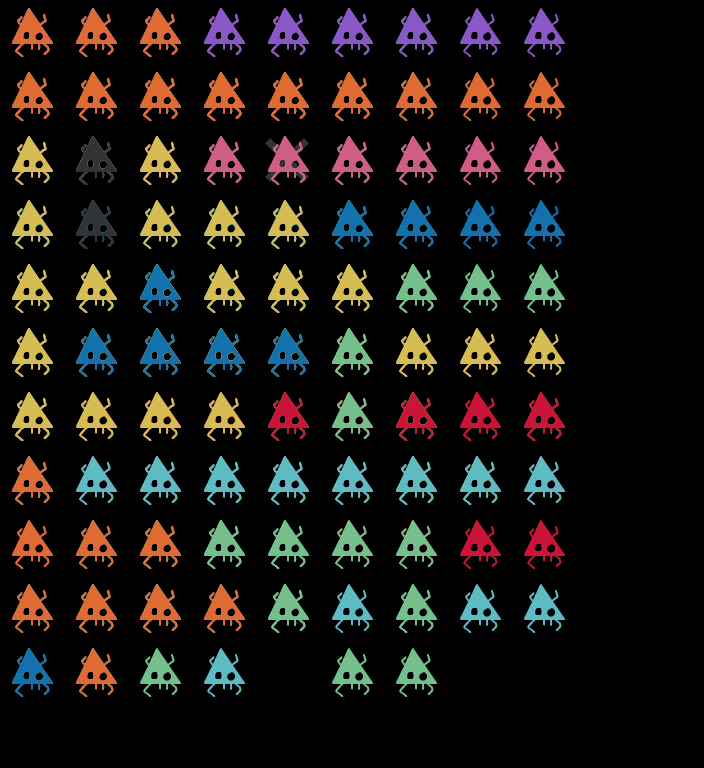

This is a level from a 2D game, rendered from its Tiled map with the project's own tilesets. A one-line summary and the map file follow, with tile-layer data summarised:
An orthogonal 11x12 tile map with 64x64 px tiles, 7 tile layers (Maze, Jump Bug, Spacewar, E.T., ...), 14 hidden layers not drawn.

<map version="1.5" tiledversion="1.7.2" orientation="orthogonal" renderorder="right-down" width="11" height="12" tilewidth="64" tileheight="64" infinite="0" nextlayerid="23" nextobjectid="1">
 <editorsettings>
  <export target="../../www/data/videogames/videogamesLevels2.json" format="json" />
 </editorsettings>
 <properties>
  <property name="description" value="no description here" />
  <property name="sectionName" value="Generation 2" />
 </properties>
 <tileset firstgid="1" source="spadersTileset.tsx" />
 <layer id="9" name="Tetris" width="11" height="12" visible="0">
  <properties>
   <property name="i" type="int" value="7" />
   <property name="j" type="int" value="8" />
   <property name="tier" type="int" value="0" />
  </properties>
  <data>[132 cells, 20 non-empty, 5 distinct tile ids]</data>
 </layer>
 <layer id="13" name="1952 - OXO" width="11" height="12" visible="0">
  <properties>
   <property name="i" type="int" value="11" />
   <property name="j" type="int" value="12" />
   <property name="tier" type="int" value="0" />
  </properties>
  <data>[132 cells, 37 non-empty, 3 distinct tile ids]</data>
 </layer>
 <layer id="22" name="Mouse Trap" width="11" height="12" visible="0">
  <properties>
   <property name="i" type="int" value="11" />
   <property name="j" type="int" value="12" />
   <property name="tier" type="int" value="0" />
  </properties>
  <data>[132 cells, 82 non-empty, 3 distinct tile ids]</data>
 </layer>
 <layer id="14" name="Template" width="11" height="12" visible="0">
  <properties>
   <property name="i" type="int" value="8" />
   <property name="j" type="int" value="11" />
   <property name="tier" type="int" value="0" />
  </properties>
  <data>[132 cells, 0 non-empty, 0 distinct tile ids]</data>
 </layer>
 <layer id="19" name="Pitfall" width="11" height="12" visible="0">
  <properties>
   <property name="i" type="int" value="8" />
   <property name="j" type="int" value="11" />
   <property name="tier" type="int" value="0" />
  </properties>
  <data>[132 cells, 34 non-empty, 4 distinct tile ids]</data>
 </layer>
 <layer id="20" name="Duck Hunt" width="11" height="12" visible="0">
  <properties>
   <property name="i" type="int" value="9" />
   <property name="j" type="int" value="9" />
   <property name="tier" type="int" value="0" />
  </properties>
  <data>[132 cells, 47 non-empty, 4 distinct tile ids]</data>
 </layer>
 <layer id="21" name="Asteroid" width="11" height="12" visible="0">
  <properties>
   <property name="i" type="int" value="5" />
   <property name="j" type="int" value="9" />
   <property name="tier" type="int" value="0" />
  </properties>
  <data>[132 cells, 12 non-empty, 2 distinct tile ids]</data>
 </layer>
 <layer id="16" name="Pong" width="11" height="12" visible="0">
  <properties>
   <property name="i" type="int" value="7" />
   <property name="j" type="int" value="9" />
   <property name="tier" type="int" value="0" />
  </properties>
  <data>[132 cells, 18 non-empty, 4 distinct tile ids]</data>
 </layer>
 <layer id="17" name="Maze" width="11" height="12">
  <properties>
   <property name="i" type="int" value="9" />
   <property name="j" type="int" value="9" />
   <property name="tier" type="int" value="0" />
  </properties>
  <data>[132 cells, 17 non-empty, 2 distinct tile ids]</data>
 </layer>
 <layer id="18" name="Jump Bug" width="11" height="12">
  <properties>
   <property name="i" type="int" value="9" />
   <property name="j" type="int" value="11" />
   <property name="tier" type="int" value="0" />
  </properties>
  <data>[132 cells, 61 non-empty, 3 distinct tile ids]</data>
 </layer>
 <layer id="15" name="Spacewar" width="11" height="12">
  <properties>
   <property name="i" type="int" value="7" />
   <property name="j" type="int" value="10" />
   <property name="tier" type="int" value="0" />
  </properties>
  <data>[132 cells, 14 non-empty, 2 distinct tile ids]</data>
 </layer>
 <layer id="10" name="E.T." width="11" height="12">
  <properties>
   <property name="i" type="int" value="7" />
   <property name="j" type="int" value="12" />
   <property name="tier" type="int" value="0" />
  </properties>
  <data>[132 cells, 59 non-empty, 2 distinct tile ids]</data>
 </layer>
 <layer id="11" name="Arrow" width="11" height="12" visible="0">
  <properties>
   <property name="i" type="int" value="7" />
   <property name="j" type="int" value="8" />
   <property name="tier" type="int" value="0" />
  </properties>
  <data>[132 cells, 14 non-empty, 2 distinct tile ids]</data>
 </layer>
 <layer id="12" name="Copy of Tetris" width="11" height="12" visible="0">
  <properties>
   <property name="i" type="int" value="7" />
   <property name="j" type="int" value="8" />
   <property name="tier" type="int" value="0" />
  </properties>
  <data>[132 cells, 20 non-empty, 5 distinct tile ids]</data>
 </layer>
 <layer id="6" name="Rainbow" width="11" height="12">
  <properties>
   <property name="i" type="int" value="7" />
   <property name="j" type="int" value="11" />
   <property name="tier" type="int" value="1" />
  </properties>
  <data>[132 cells, 72 non-empty, 8 distinct tile ids]</data>
 </layer>
 <layer id="3" name="Invader" width="11" height="12">
  <properties>
   <property name="i" type="int" value="6" />
   <property name="j" type="int" value="10" />
   <property name="tier" type="int" value="0" />
  </properties>
  <data>[132 cells, 34 non-empty, 7 distinct tile ids]</data>
 </layer>
 <layer id="2" name="It's a me" width="11" height="12">
  <properties>
   <property name="i" type="int" value="8" />
   <property name="j" type="int" value="12" />
   <property name="tier" type="int" value="2" />
  </properties>
  <data>[132 cells, 42 non-empty, 4 distinct tile ids]</data>
 </layer>
 <layer id="5" name="Skull" width="11" height="12" visible="0">
  <properties>
   <property name="i" type="int" value="9" />
   <property name="j" type="int" value="12" />
   <property name="tier" type="int" value="3" />
  </properties>
  <data>[132 cells, 67 non-empty, 2 distinct tile ids]</data>
 </layer>
 <layer id="7" name="Superhard" width="11" height="12" visible="0">
  <properties>
   <property name="i" type="int" value="9" />
   <property name="j" type="int" value="12" />
   <property name="tier" type="int" value="3" />
  </properties>
  <data>[132 cells, 85 non-empty, 4 distinct tile ids]</data>
 </layer>
 <layer id="8" name="Pac" width="11" height="12" visible="0">
  <properties>
   <property name="i" type="int" value="9" />
   <property name="j" type="int" value="12" />
   <property name="tier" type="int" value="3" />
  </properties>
  <data>[132 cells, 92 non-empty, 3 distinct tile ids]</data>
 </layer>
 <layer id="4" name="Blue one" width="11" height="12" visible="0">
  <properties>
   <property name="i" type="int" value="8" />
   <property name="j" type="int" value="12" />
   <property name="tier" type="int" value="3" />
  </properties>
  <data>[132 cells, 81 non-empty, 5 distinct tile ids]</data>
 </layer>
</map>
